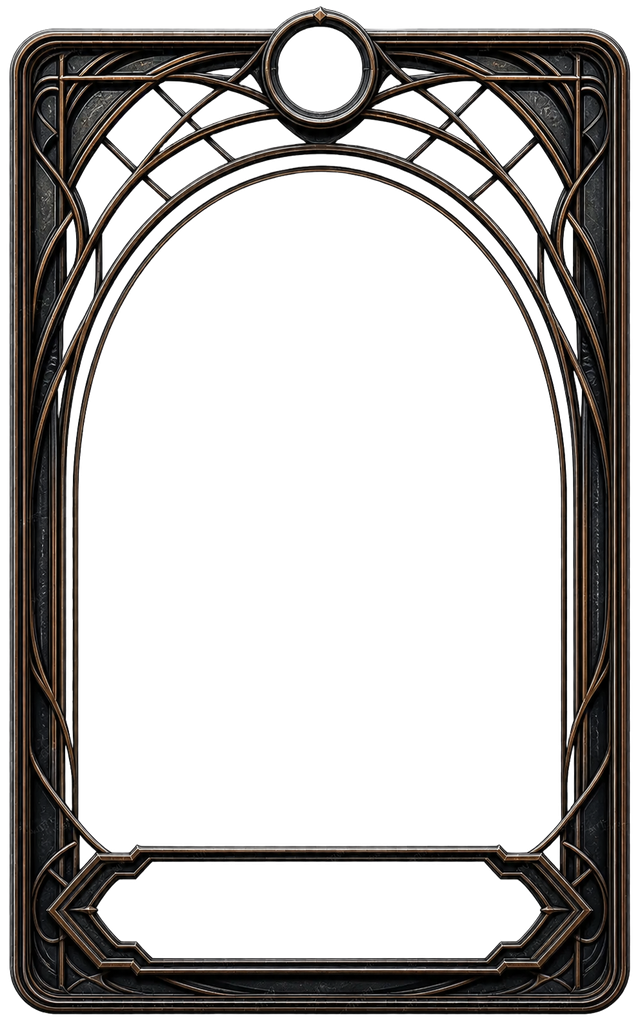
#> input picture experiments/staged_image/artifacts/one_star_hero_cards_20260828/proofs/frames/01_obsidian_orrery_transparent_640x1024.png, 640 x 1024 px
$ python build_revision_04_rank_contrast.py
#> lines starting #> are read from the running program, lines starting #| are printed output that depends on the picture
### experiments/staged_image/artifacts/one_star_hero_cards_20260828/tools/build_revision_03_palette_options.py
#!/usr/bin/env python3
"""Build restrained rank-palette options from the frozen Revision 02 layout."""

from __future__ import annotations

import html
import json
import textwrap
from dataclasses import asdict, dataclass
from pathlib import Path

from PIL import Image, ImageDraw, ImageOps

import build_proofs as base
import build_revision_02 as revision_02


ROOT = base.ROOT
PROOFS = ROOT / "proofs/revision_03_palette_options"
REVIEW = ROOT / "review_revision_03_palette_options"
DECISION = ROOT / "provenance/review_decision_palette_options_20260828.json"
FRAME_PATH = ROOT / "proofs/frames/01_obsidian_orrery_transparent_640x1024.png"
SUBJECT = next(subject for subject in base.SUBJECTS if subject.key == "renna")


@dataclass(frozen=True)
class PaletteOption:
    key: str
    label: str
    summary: str
    styles: tuple[revision_02.RankStyle, ...]


def rank_style(
    stars: int,
    border_shadow: tuple[int, int, int],
    border_mid: tuple[int, int, int],
    border_highlight: tuple[int, int, int],
    star_fill: tuple[int, int, int],
    star_highlight: tuple[int, int, int],
    star_outline: tuple[int, int, int],
    glow: tuple[int, int, int],
    tint_strength: float,
    frame_glow_alpha: int,
    star_glow_alpha: int,
) -> revision_02.RankStyle:
    return revision_02.RankStyle(
        stars=stars,
        border_shadow=border_shadow,
        border_mid=border_mid,
        border_highlight=border_highlight,
        star_fill=star_fill,
        star_highlight=star_highlight,
        star_outline=star_outline,
        glow=glow,
        tint_strength=tint_strength,
        frame_glow_alpha=frame_glow_alpha,
        star_glow_alpha=star_glow_alpha,
    )


PALETTES = (
    PaletteOption(
        key="a_tonal_steel",
        label="OPTION A — TONAL STEEL",
        summary="No hue ladder; neutral metal becomes brighter and more luminous",
        styles=(
            rank_style(1, (15, 17, 21), (51, 55, 62), (112, 118, 126), (119, 125, 133), (194, 199, 205), (28, 31, 36), (132, 139, 147), 0.82, 8, 22),
            rank_style(2, (16, 18, 22), (59, 63, 70), (128, 134, 142), (135, 141, 149), (206, 211, 216), (30, 33, 38), (139, 146, 154), 0.82, 14, 30),
            rank_style(3, (17, 19, 23), (68, 72, 79), (145, 151, 159), (151, 157, 165), (216, 221, 226), (32, 35, 40), (146, 153, 161), 0.82, 21, 40),
            rank_style(4, (18, 20, 24), (77, 81, 88), (163, 169, 177), (168, 174, 182), (226, 231, 235), (34, 37, 42), (153, 160, 168), 0.82, 29, 52),
            rank_style(5, (19, 21, 25), (88, 92, 99), (182, 188, 196), (186, 192, 200), (235, 239, 242), (36, 39, 44), (160, 167, 175), 0.82, 39, 67),
            rank_style(6, (20, 22, 26), (101, 105, 112), (207, 213, 221), (209, 215, 223), (244, 247, 249), (38, 41, 46), (169, 176, 184), 0.82, 51, 86),
            rank_style(7, (22, 24, 28), (118, 122, 129), (235, 240, 246), (235, 240, 246), (255, 255, 255), (41, 44, 49), (181, 188, 196), 0.82, 66, 112),
        ),
    ),
    PaletteOption(
        key="b_obsidian_gold",
        label="OPTION B — OBSIDIAN + GOLD",
        summary="One warm metal family; the original dark frame gains restrained gold",
        styles=(
            rank_style(1, (18, 16, 14), (58, 50, 43), (126, 116, 101), (137, 111, 70), (202, 181, 143), (45, 35, 23), (151, 119, 66), 0.36, 6, 20),
            rank_style(2, (19, 17, 14), (66, 56, 45), (141, 127, 106), (153, 124, 72), (216, 193, 149), (49, 38, 23), (160, 126, 66), 0.39, 11, 28),
            rank_style(3, (20, 18, 14), (74, 62, 46), (157, 139, 109), (169, 137, 75), (228, 204, 154), (53, 41, 23), (169, 133, 65), 0.42, 17, 38),
            rank_style(4, (21, 18, 14), (83, 68, 47), (176, 153, 111), (187, 151, 78), (238, 215, 163), (57, 43, 22), (179, 141, 65), 0.45, 24, 50),
            rank_style(5, (22, 19, 14), (94, 75, 47), (198, 170, 116), (206, 166, 82), (246, 225, 174), (62, 47, 21), (192, 151, 66), 0.48, 33, 65),
            rank_style(6, (23, 20, 14), (108, 84, 46), (224, 193, 128), (228, 185, 91), (252, 236, 193), (68, 51, 20), (210, 166, 71), 0.52, 44, 84),
            rank_style(7, (24, 21, 14), (124, 95, 46), (249, 224, 163), (249, 216, 125), (255, 249, 222), (74, 55, 19), (231, 192, 91), 0.56, 58, 108),
        ),
    ),
    PaletteOption(
        key="c_cold_niflheim",
        label="OPTION C — COLD NIFLHEIM STEEL",
        summary="One blue-black metal family; saturation stays low while frost-light rises",
        styles=(
            rank_style(1, (12, 18, 24), (43, 55, 65), (113, 128, 138), (105, 125, 136), (188, 207, 215), (25, 35, 42), (91, 137, 151), 0.64, 9, 23),
            rank_style(2, (12, 19, 25), (48, 63, 73), (126, 144, 154), (115, 139, 151), (198, 220, 227), (26, 38, 45), (93, 143, 158), 0.66, 15, 32),
            rank_style(3, (12, 20, 27), (54, 72, 83), (140, 161, 171), (126, 154, 167), (208, 231, 237), (27, 41, 49), (95, 149, 165), 0.68, 22, 43),
            rank_style(4, (12, 21, 28), (61, 82, 94), (156, 180, 190), (139, 170, 184), (217, 239, 244), (28, 44, 53), (98, 156, 172), 0.70, 30, 56),
            rank_style(5, (13, 22, 29), (69, 94, 107), (175, 201, 211), (155, 188, 201), (227, 247, 250), (29, 47, 57), (102, 164, 180), 0.72, 40, 71),
            rank_style(6, (13, 23, 30), (79, 108, 121), (197, 224, 233), (175, 211, 222), (237, 253, 255), (31, 51, 61), (108, 174, 190), 0.75, 52, 90),
            rank_style(7, (14, 24, 31), (92, 126, 140), (224, 247, 252), (205, 238, 245), (255, 255, 255), (33, 56, 67), (118, 188, 202), 0.78, 68, 116),
        ),
    ),
)


# [10 lines left out: function centered_text, not called in this run]


def render_card(
    style: revision_02.RankStyle,
    frame: Image.Image,
) -> tuple[Image.Image, dict[str, object]]:
    portrait = base.portrait_layer(SUBJECT, "generated")
    nameplate = revision_02.nameplate_foreground(frame)
    stars = Image.new("RGBA", base.CARD_SIZE, (0, 0, 0, 0))
    revision_02.draw_rank_stars(stars, style)
    interface = Image.new("RGBA", base.CARD_SIZE, (0, 0, 0, 0))
    name_meta = base.draw_name(interface, SUBJECT.display_name)
    base.draw_niflheim_emblem(interface)

    card = base.card_plate()
    card = Image.alpha_composite(card, revision_02.frame_glow(frame, style))
    card = Image.alpha_composite(card, frame)
    card = Image.alpha_composite(card, portrait)
    card = Image.alpha_composite(card, nameplate)
    card = Image.alpha_composite(card, stars)
    card = Image.alpha_composite(card, interface)
    return card, {
        "display_name": SUBJECT.display_name,
        "subject": SUBJECT.key,
        "star_count": style.stars,
        "portrait_method": "generated_bust_plus_matte",
        "name_lines": name_meta["lines"],
        "name_font_size": name_meta["font_size"],
        "layer_order": [
            "card_plate",
            "rank_glow",
            "rank_frame_border",
            "generated_bust",
            "nameplate_foreground",
            "vector_stars",
            "name_and_emblem",
        ],
        "overlap_pixels": {
            "bust_and_border": revision_02.nonzero_overlap(
                portrait.getchannel("A"), frame.getchannel("A")
            ),
            "bust_and_nameplate": revision_02.nonzero_overlap(
                portrait.getchannel("A"), nameplate.getchannel("A")
            ),
            "bust_and_stars": revision_02.nonzero_overlap(
                portrait.getchannel("A"), stars.getchannel("A")
            ),
        },
    }


def build_palette(option: PaletteOption) -> list[dict[str, object]]:
    option_root = PROOFS / option.key
    frame_dir = option_root / "frames"
    card_dir = option_root / "cards"
    frame_dir.mkdir(parents=True, exist_ok=True)
    card_dir.mkdir(parents=True, exist_ok=True)
    with Image.open(FRAME_PATH) as received:
#> received is the input picture: PIL image 640x1024 RGBA; mean R, G, B, A 25.2, 22.8, 21.1, 89
        source_frame = received.convert("RGBA")

    records: list[dict[str, object]] = []
    for style in option.styles:
        frame = revision_02.tint_frame(source_frame, style)
        frame_path = frame_dir / f"rank_{style.stars}_frame_rgba.png"
        frame.save(frame_path, format="PNG", optimize=True)
        card, metadata = render_card(style, frame)
        card_path = card_dir / f"renna_rank_{style.stars}.png"
        card.save(card_path, format="PNG", optimize=True)
        metadata.update(
            {
                "option": option.key,
                "artifact": card_path.relative_to(ROOT).as_posix(),
                "sha256": base.sha256(card_path),
                "frame_artifact": frame_path.relative_to(ROOT).as_posix(),
                "frame_sha256": base.sha256(frame_path),
                "style": asdict(style),
            }
        )
        records.append(metadata)
    return records


# [314 lines left out: functions palette_slide, all_options_comparison, board_scale_comparison, contact_sheet, write_review_files, main, not called in this run]


# [2 lines that do not run on import are left out]

### experiments/staged_image/artifacts/one_star_hero_cards_20260828/tools/build_revision_02.py
#!/usr/bin/env python3
"""Build the rank-color and portrait-layering revision proofs."""

from __future__ import annotations

import html
import json
from dataclasses import asdict, dataclass
from pathlib import Path

from PIL import Image, ImageChops, ImageDraw, ImageFilter, ImageOps

import build_proofs as base


ROOT = base.ROOT
PROOFS = ROOT / "proofs/revision_02"
REVIEW = ROOT / "review_revision_02"
DECISION = ROOT / "provenance/review_decision_20260828.json"
FRAME_PATH = ROOT / "proofs/frames/01_obsidian_orrery_transparent_640x1024.png"
NAMEPLATE_FRONT_Y = 832

Color = tuple[int, int, int]


@dataclass(frozen=True)
class RankStyle:
    stars: int
    border_shadow: Color
    border_mid: Color
    border_highlight: Color
    star_fill: Color
    star_highlight: Color
    star_outline: Color
    glow: Color
    tint_strength: float
    frame_glow_alpha: int
    star_glow_alpha: int


RANK_STYLES = (
    RankStyle(
        1,
        (18, 22, 29),
        (76, 86, 99),
        (173, 185, 197),
        (151, 166, 181),
        (231, 239, 244),
        (31, 38, 47),
        (132, 157, 181),
        0.58,
        18,
        34,
    ),
    RankStyle(
        2,
        (10, 30, 36),
        (50, 108, 120),
        (170, 229, 232),
        (82, 185, 199),
        (224, 255, 255),
        (20, 55, 61),
        (72, 190, 205),
        0.63,
        28,
        48,
    ),
    RankStyle(
        3,
        (8, 29, 53),
        (42, 103, 168),
        (166, 220, 255),
        (65, 157, 231),
        (217, 244, 255),
        (17, 45, 83),
        (55, 145, 235),
        0.68,
        38,
        62,
    ),
    RankStyle(
        4,
        (31, 18, 57),
        (105, 72, 159),
        (220, 193, 255),
        (157, 108, 224),
        (239, 223, 255),
        (55, 29, 82),
        (146, 91, 226),
        0.72,
        48,
        78,
    ),
    RankStyle(
        5,
        (61, 23, 29),
        (163, 65, 68),
        (255, 192, 157),
        (229, 108, 77),
        (255, 226, 194),
        (82, 32, 26),
        (228, 88, 70),
        0.76,
        58,
        94,
    ),
    RankStyle(
        6,
        (66, 45, 11),
        (188, 129, 36),
        (255, 228, 138),
        (241, 180, 60),
        (255, 244, 184),
        (79, 51, 10),
        (244, 174, 45),
        0.82,
        68,
        112,
    ),
    RankStyle(
        7,
        (68, 57, 17),
        (229, 192, 79),
        (255, 255, 239),
        (255, 226, 112),
        (255, 255, 246),
        (84, 62, 8),
        (255, 225, 114),
        0.88,
        80,
        138,
    ),
)

STYLE_BY_STARS = {style.stars: style for style in RANK_STYLES}
HERO_SUBJECTS = tuple(subject for subject in base.SUBJECTS if subject.key != "warden")


def tint_frame(source: Image.Image, style: RankStyle) -> Image.Image:
    frame = source.convert("RGBA")
    alpha = frame.getchannel("A")
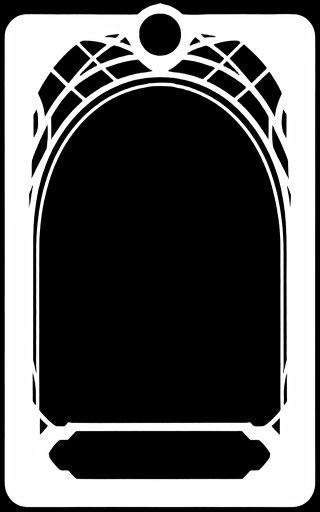
#> alpha: PIL image 640x1024 L (shown at 1/2 size); min 0, max 255, mean 89
    grayscale = ImageOps.grayscale(frame)
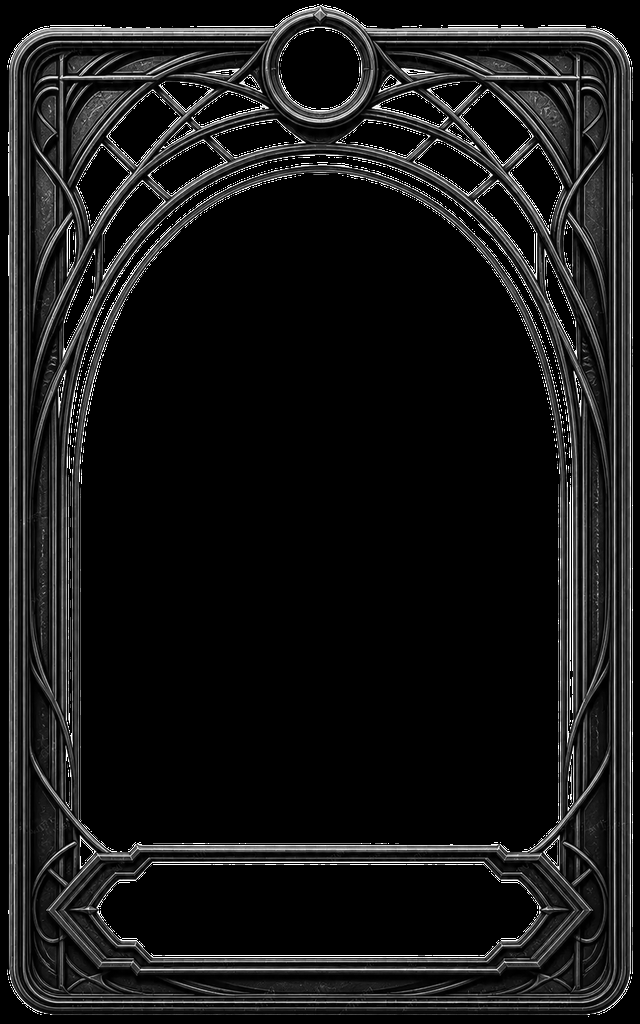
#> grayscale: PIL image 640x1024 L; min 0, max 255, mean 23.3
    graded = ImageOps.colorize(
        grayscale,
        black=style.border_shadow,
        mid=style.border_mid,
        white=style.border_highlight,
    )
    mixed = Image.blend(frame.convert("RGB"), graded, style.tint_strength)
#> (the rest of the program and of its run is left out)
